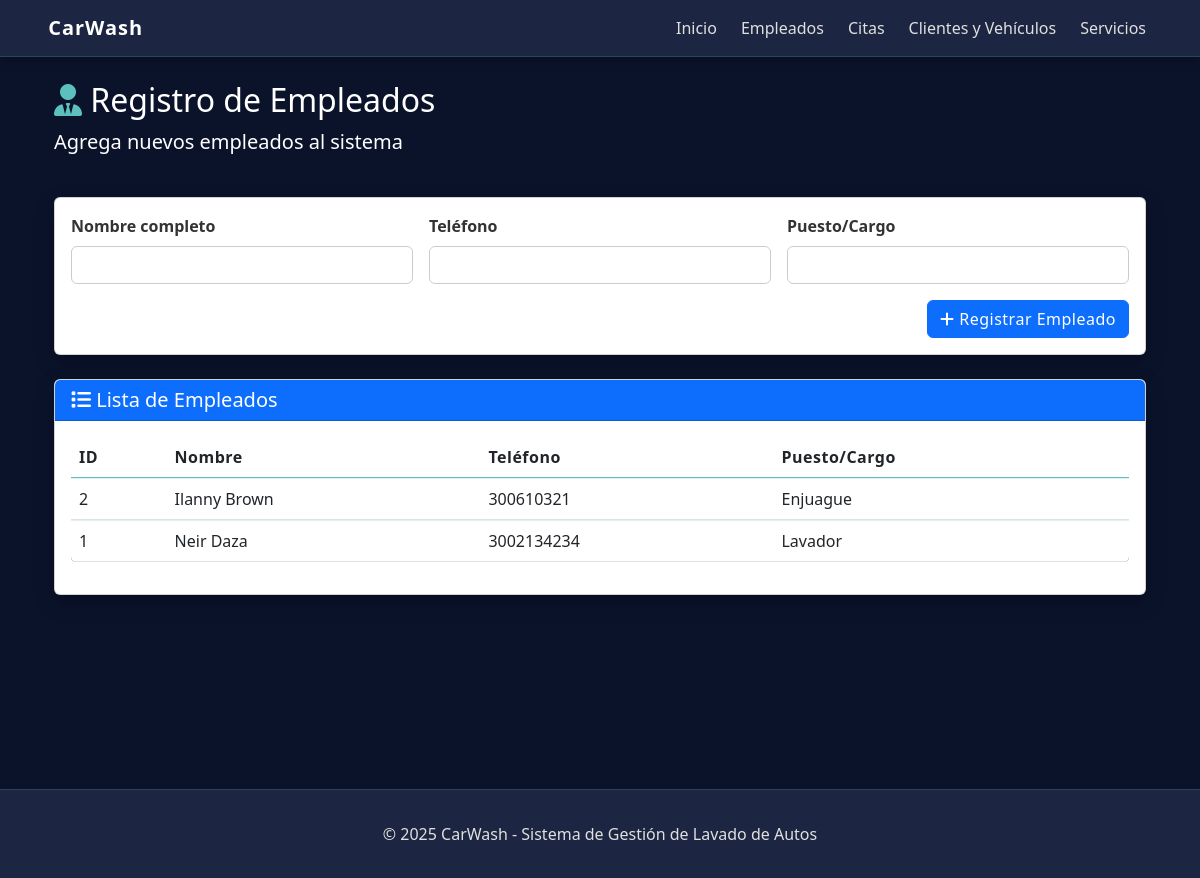
/empleados/, run on the app's committed database.
### DbWash/models.py (models this page shows, shortened)
class Empleado(models.Model):
    nombre = models.CharField(max_length=100, null=False)
    telefono = models.CharField(max_length=15, null=False)
    puesto = models.CharField(max_length=50, null=False)

### CarWash/views.py (the view)
# urls.py: path('empleados/', views.empleados, name='empleados'),
def empleados(request):
    if request.method == 'POST':
        nombre = request.POST.get('nombre')
        telefono = request.POST.get('telefono')
        puesto = request.POST.get('puesto')
        if nombre and telefono and puesto:
            Empleado.objects.create(nombre=nombre, telefono=telefono, puesto=puesto)
    empleados = Empleado.objects.all().order_by('nombre')
    return render(request, 'empleados.html', {'empleados': empleados})

### templates/empleados.html (shortened to what this page needs)
{% extends "./layouts/base.html" %}
{% block content %}
<div class="container">
    <div class="row mb-4">
        <div class="col-md-8">
            <h2 style="color: white !important;"><i class="fas fa-user-tie" style="color: #5bc0be !important;"></i> Registro de Empleados</h2>
            <p class="lead" style="color: white !important;">Agrega nuevos empleados al sistema</p>
        </div>
    </div>
    <div class="card mb-4">
        <div class="card-body">
            <form method="post" class="row g-3">
                <div class="col-md-4">
                    <label for="nombre" class="form-label" style="color: #333333 !important; font-weight: 600;">Nombre completo</label>
                    <input type="text" class="form-control" id="nombre" name="nombre" required style="color: #333333 !important;">
                </div>
                <div class="col-md-4">
                    <label for="telefono" class="form-label" style="color: #333333 !important; font-weight: 600;">Teléfono</label>
                    <input type="text" class="form-control" id="telefono" name="telefono" required style="color: #333333 !important;">
                </div>
                <div class="col-md-4">
                    <label for="puesto" class="form-label" style="color: #333333 !important; font-weight: 600;">Puesto/Cargo</label>
                    <input type="text" class="form-control" id="puesto" name="puesto" required style="color: #333333 !important;">
                </div>
                <div class="col-12 text-end">
                    <button type="submit" class="btn btn-primary">
                        <i class="fas fa-plus"></i> Registrar Empleado
                    </button>
                </div>
            </form>
        </div>
    </div>
    <div class="card">
        <div class="card-header bg-primary text-white">
            <h5 class="mb-0"><i class="fas fa-list"></i> Lista de Empleados</h5>
        </div>
        <div class="card-body">
            <div class="table-responsive">
                <table class="table table-hover">
                    <thead>
                        <tr>
                            <th>ID</th>
                            <th>Nombre</th>
                            <th>Teléfono</th>
                            <th>Puesto/Cargo</th>
                        </tr>
                    </thead>
                    <tbody>
                        {% for empleado in empleados %}
                        <tr>
                            <td>{{ empleado.id }}</td>
                            <td>{{ empleado.nombre }}</td>
                            <td>{{ empleado.telefono }}</td>
                            <td>{{ empleado.puesto }}</td>
                        </tr>
                        {% empty %}
                        <tr>
                            <td colspan="4" class="text-center">No hay empleados registrados</td>
                        </tr>
                        {% endfor %}
                    </tbody>
                </table>
            </div>
        </div>
    </div>
</div>
{% endblock %}

### static/css/style.css (style rules this page uses)
:root { --primary-color: #3a506b; --secondary-color: #1c2541; --accent-color: #5bc0be; --highlight-color: #e3b505; --dark-color: #0b132b; --success-color: #2d936c; --danger-color: #e63946; --warning-color: #ffb703; --info-color: #4cc9f0; --bg-dark: #0b132b; --bg-card: #1c2541; --bg-element: #243055; --text-primary: #ffffff; --text-secondary: #e0e0e0; --text-muted: #a0b0c5; --border-color: rgba(91, 192, 190, 0.2); --shadow-color: rgba(0, 0, 0, 0.25); --glass-bg: rgba(91, 192, 190, 0.05); }
* { margin: 0; padding: 0; box-sizing: border-box; }
body { font-family: 'Poppins', 'Segoe UI', sans-serif; background: linear-gradient(135deg, var(--bg-dark) 0%, var(--dark-color) 100%); color: var(--text-primary); min-height: 100vh; display: flex; flex-direction: column; line-height: 1.6; }
.container { width: 100%; padding: 0 2rem; margin: 0 auto; max-width: 1200px; }
.card { background: var(--bg-card); border-radius: 10px; box-shadow: 0 8px 20px var(--shadow-color); backdrop-filter: blur(8px); border: 1px solid var(--border-color); transition: all 0.3s ease; overflow: hidden; margin-bottom: 1.5rem; }
.card-header { background: var(--secondary-color); padding: 1rem 1.5rem; border-bottom: 1px solid var(--border-color); font-weight: 600; }
.card-body { padding: 1.5rem; }
.btn { padding: 0.625rem 1.25rem; border-radius: 5px; font-weight: 500; transition: all 0.3s ease; letter-spacing: 0.5px; border: none; }
.btn-primary { background: var(--primary-color); color: var(--text-primary); }
.table { width: 100%; margin-bottom: 1rem; color: var(--text-primary); border-collapse: separate; border-spacing: 0; border-radius: 5px; overflow: hidden; }
.table th { background: var(--secondary-color); padding: 1rem; font-weight: 600; letter-spacing: 0.5px; border-bottom: 2px solid var(--accent-color); }
.table td { padding: 0.75rem 1rem; color: var(--text-secondary); border-top: 1px solid var(--border-color); vertical-align: middle; }
.table tbody tr { background: var(--bg-card); transition: all 0.2s ease; }
.table-responsive { border-radius: 5px; overflow-x: auto; }
.form-control, .form-select { background: var(--bg-element); border: 1px solid var(--border-color); border-radius: 5px; padding: 0.625rem 1rem; color: var(--text-primary); transition: all 0.3s ease; }
.form-control::placeholder { color: var(--text-muted); opacity: 0.7; }
.form-label { color: var(--text-secondary); font-weight: 500; margin-bottom: 0.5rem; }
.bg-primary { background-color: var(--primary-color) !important; }
.text-white { color: var(--text-primary) !important; }
.lead { color: var(--text-secondary); font-weight: 400; }
h1, h2, h3, h4, h5, h6 { color: var(--text-primary); font-weight: 600; margin-bottom: 1rem; }
.row h1, .row .lead { color: var(--text-primary) !important; }
.card .card-body .form-label { color: #333333 !important; font-weight: 600; }
.form-control, .form-select { color: #333333 !important; }
.card .card-body .form-control, .card .card-body .form-select { background-color: #ffffff; border-color: #cccccc; color: #333333 !important; }

### templates/layouts/base.html (style rules this page uses)
.modal-body label, .card-body label { color: #333333 !important; font-weight: 600 !important; }

### data on the page
Empleado: id "2", nombre "Ilanny Brown", telefono "300610321", puesto "Enjuague"
Empleado: id "1", nombre "Neir Daza", telefono "3002134234", puesto "Lavador"
